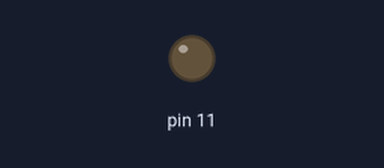
Recording of a sketch running on a simulated Arduino Uno, built with avr-gcc and run on an emulated ATmega328P. Shown: output pins drawn as LEDs (lit = HIGH).

Above: at 0.05 s.
At 0.35 s:
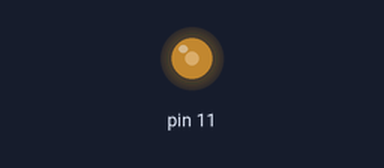
At 0.6 s:
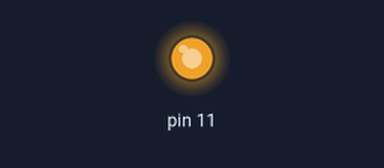
At 1.2 s:
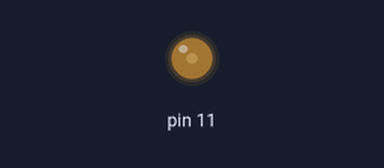
Timing chart, 0 to 3.0 s (numbered marks = the images above):
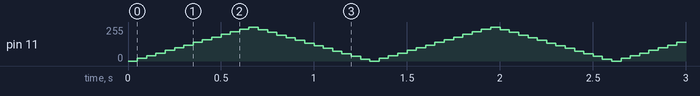

The sketch:

fect_by_gradually_increasing_and_decreasing_led_brightness_1.ino
```cpp
void setup(){

  pinMode(11,OUTPUT);


}

void loop(){

  LED_Brightness();
}

void LED_Brightness(){

  for(int i = 0; i<255;i+=20){
 analogWrite(11,i);
    delay(50);
  }

  for(int j = 255;j>0;j-=20){
    analogWrite(11,j);
    delay(50);

  }

}
```
